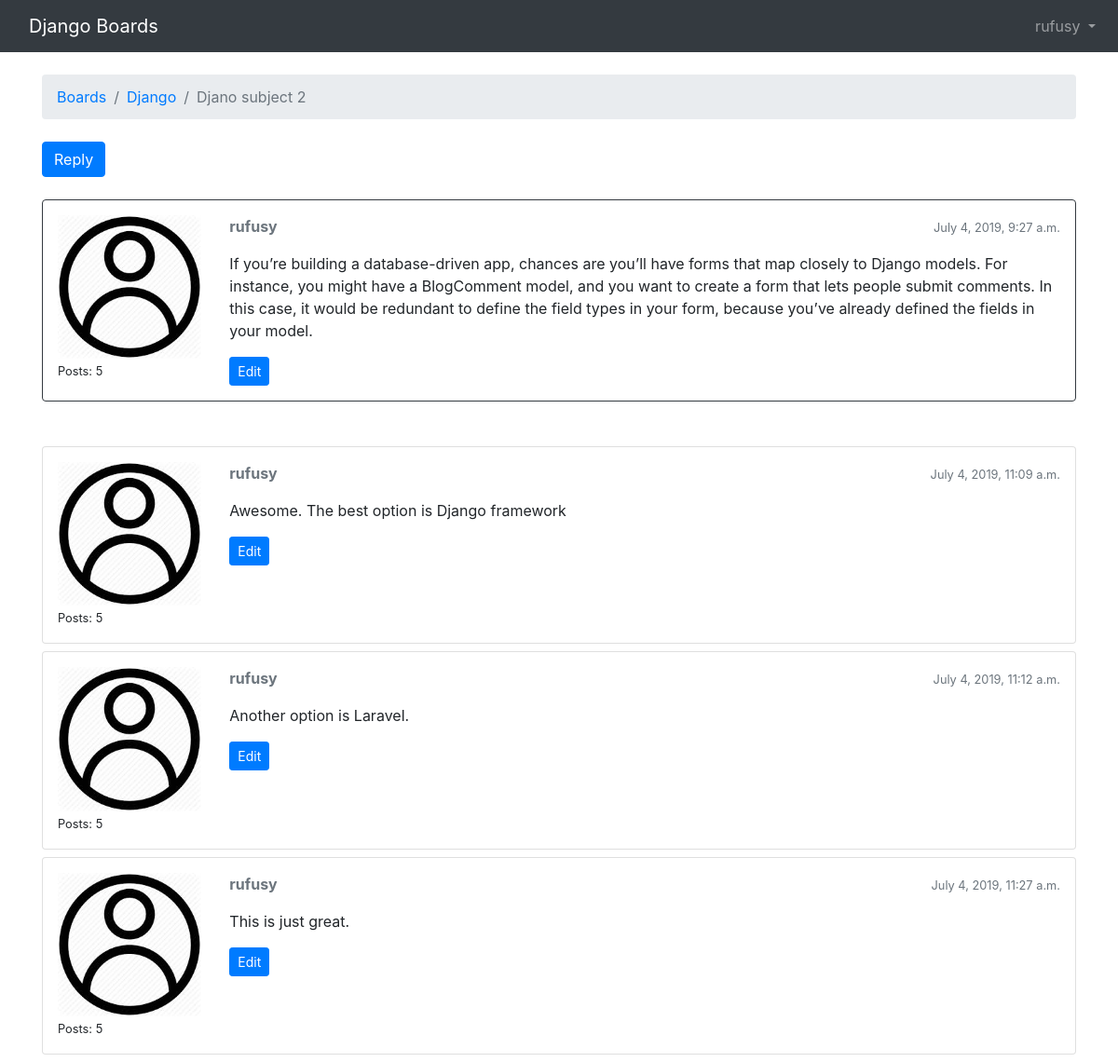
/boards/1/topics/6/ (signed in), run on the app's committed database.
### boards/models.py (models this page shows, shortened)
class Topic(models.Model):
    subject = models.CharField(max_length=255)
    last_updated = models.DateTimeField(auto_now_add=True)
    board = models.ForeignKey(Board, related_name='topics', on_delete=models.CASCADE)
    starter = models.ForeignKey(User, related_name='topics', on_delete=models.CASCADE)
    views = models.PositiveIntegerField(default=0)

class Board(models.Model):
    name = models.CharField(max_length=30, unique=True)
    description = models.CharField(max_length=100)

class Post(models.Model):
    message = models.TextField(max_length=4000)
    topic = models.ForeignKey(Topic, related_name='posts', on_delete=models.CASCADE)
    created_at = models.DateTimeField(auto_now_add=True)
    updated_at = models.DateTimeField(null=True)
    created_by = models.ForeignKey(User, related_name='posts', on_delete=models.CASCADE)
    updated_by = models.ForeignKey(User, null=True, related_name='+', on_delete=models.CASCADE)

### boards/views.py (the view)
# urls.py: path('boards/<int:pk>/topics/<int:topic_pk>/', views.topic_posts, name='topic_posts'),
def topic_posts(request, pk, topic_pk):
	topic = get_object_or_404(Topic,board_id=pk, pk=topic_pk)
	topic.views += 1
	topic.save()
	return render(request, 'topic_posts.html', {'topic':topic})

### templates/topic_posts.html (shortened to what this page needs)
{% extends 'base.html' %}
{% load static %}
{% block breadcrumb %}
  <li class="breadcrumb-item"><a href="{% url 'home' %}">Boards</a></li>
  <li class="breadcrumb-item"><a href="{% url 'board_topics' topic.board.pk %}">{{ topic.board.name }}</a></li>
  <li class="breadcrumb-item active">{{ topic.subject }}</li>
{% endblock %}
{% block content %}
 <div class="mb-4">
    <a href="{% url 'reply_topic' topic.board_id topic.pk %}" class="btn btn-primary" role="button">Reply</a>
  </div>
	{% for post in topic.posts.all %}
	<div class="card mb-2 {% if forloop.first %}border-dark mb-5 {% endif %}">
		<div class="card-body p-3 ">
			<div class="row">
				<div class="col-2">
					<img src="{% static 'img/user.jpeg' %}" alt="{{ post.created_by.username }}" class="w-100">
					<small>Posts: {{ post.created_by.posts.count }}</small>
				</div>
				<div class="col-10">
					<div class="row mb-3">
						<div class="col-6">
							<strong class="text-muted">{{ post.created_by.username }}</strong>
						</div>
						<div class="col-6 text-right">
							<small class="text-muted">{{ post.created_at }}</small>
						</div>
					</div>
					{{ post.message }}
					{% if post.created_by == user %}
					<div class="mt-3">
						<a href="#" class="btn btn-primary btn-sm" role="button">Edit</a>
					</div>
					{% endif %}
				</div>
			</div>
		</div>
	</div>
	{% endfor%}
{% endblock %}

### templates/base.html (shortened to what this page needs)
{% load static %}<!DOCTYPE html>
<html>
  <head>
    <link rel="stylesheet" href="https://stackpath.bootstrapcdn.com/bootstrap/4.3.1/css/bootstrap.min.css">
  </head>
  <body>
    {% block body %}
    <nav class="navbar navbar-expand-lg navbar-dark bg-dark">
      <div class="container">
        <a class="navbar-brand" href="{% url 'home' %}">Django Boards</a>
      </div>
      <div class="collapse navbar-collapse" id="mainMenu">
      {% if user.is_authenticated %}
      <ul class="navbar-nav ml-auto">
        <li class="nav-item dropdown">
          <a class="nav-link dropdown-toggle" href="#" id="userMenu" data-toggle="dropdown" aria-haspopup="true" aria-expanded="false">
            {{ user.username }}
          </a>
        </li>
      </ul>
      {% endif %}
    </div>
    </nav>
    <div class="container">
      <ol class="breadcrumb my-4">
        {% block breadcrumb %}
        {% endblock %}
      </ol>
      {% block content %}
      {% endblock %}
    </div>
    {% endblock body %}
  </body>
</html>

### data on the page
Topic: board.name "Django", subject "Djano subject 2"
Post: created_by.posts.count "5", created_by.username "rufusy", created_at "July 4, 2019, 9:27 a.m.", message "If you’re building a database-driven app, chances are you’ll have forms that map closely to Django models. For instance, you might have a BlogComment model, and you want to create a form that lets people submit comments. In this case, it would be redundant to define the field types in your form, because you’ve already defined the fields in your model.", shows "Edit"
Post: created_by.posts.count "5", created_by.username "rufusy", created_at "July 4, 2019, 11:09 a.m.", message "Awesome. The best option is Django framework", shows "Edit"
Post: created_by.posts.count "5", created_by.username "rufusy", created_at "July 4, 2019, 11:12 a.m.", message "Another option is Laravel.", shows "Edit"
Post: created_by.posts.count "5", created_by.username "rufusy", created_at "July 4, 2019, 11:27 a.m.", message "This is just great.", shows "Edit"

### other printed values
{{ user.username }} "rufusy"
